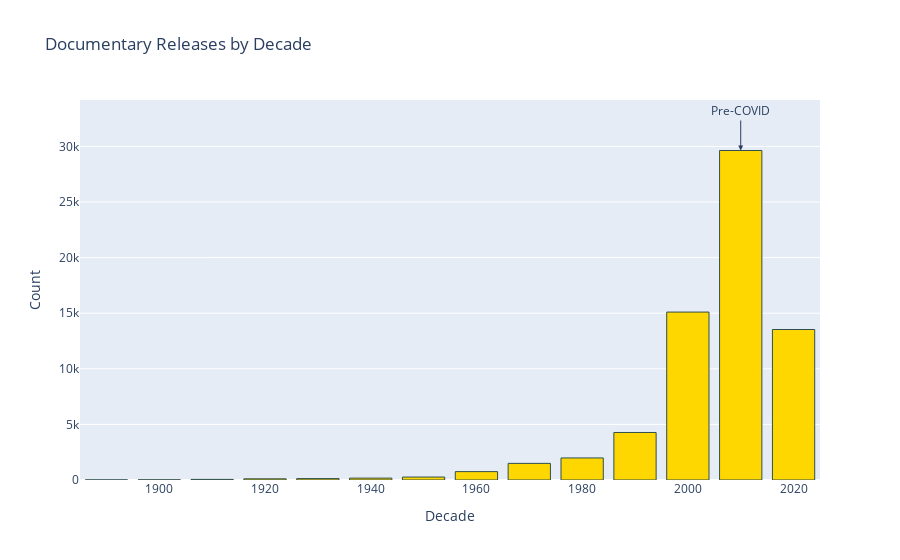

Notebook code cell kept with this figure:
### Code cell
# Plotly bar
fig = px.bar(decade_counts, x='Decade', y='Count', # color='Decade', 
             color_discrete_sequence=['gold'], # Historical is usually  gold
             title='Documentary Releases by Decade')
fig.update_traces(marker=dict(line=dict(width=1, color='DarkSlateGrey')))
# Label the bar for 2010 pre-covid vertically
fig.add_annotation(x=2010, y=decade_counts.loc[decade_counts['Decade'] == 2010, 'Count'].values[0],
                   text="Pre-COVID",
                   showarrow=True,
                   arrowhead=2,
                   ax=0,
                   ay=-40,
                   font=dict(size=12))
fig.show()

### Figure 1 — Plotly figure (JSON) as saved in the notebook; plotly's stock layout.template omitted (floating-point values rounded to 4 significant figures)
{"data": [{"alignmentgroup": "True", "hovertemplate": "Decade=%{x}<br>Count=%{y}<extra></extra>", "legendgroup": "", "marker": {"color": "gold", "line": {"color": "DarkSlateGrey", "width": 1}, "pattern": {"shape": ""}}, "name": "", "offsetgroup": "", "orientation": "v", "showlegend": false, "textposition": "auto", "type": "bar", "x": [1890, 1900, 1910, 1920, 1930, 1940, 1950, 1960, 1970, 1980, 1990, 2000, 2010, 2020], "xaxis": "x", "y": [11, 16, 54, 106, 128, 170, 264, 754, 1495, 1984, 4275, 15103, 29634, 13535], "yaxis": "y"}], "layout": {"annotations": [{"arrowhead": 2, "ax": 0, "ay": -40, "font": {"size": 12}, "showarrow": true, "text": "Pre-COVID", "x": 2010, "y": 29634}], "barmode": "relative", "legend": {"tracegroupgap": 0}, "title": {"text": "Documentary Releases by Decade"}, "xaxis": {"anchor": "y", "domain": [0, 1], "title": {"text": "Decade"}}, "yaxis": {"anchor": "x", "domain": [0, 1], "title": {"text": "Count"}}}}
